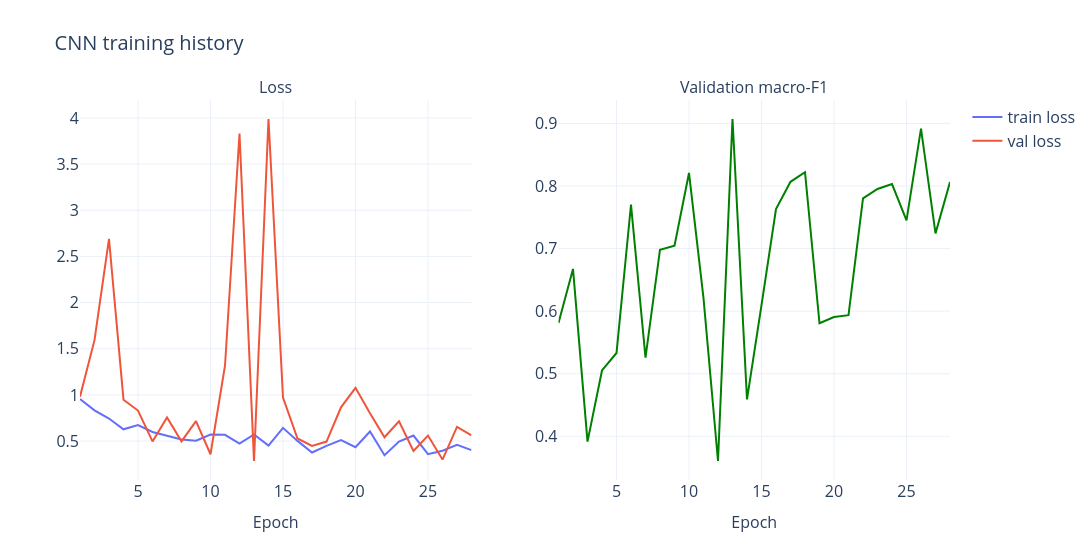

The code cell stored with this chart in its notebook:
### Code cell
hist_df = pd.DataFrame({
    "epoch": range(1, len(cnn_hist["train_loss"]) + 1),
    "train_loss": cnn_hist["train_loss"],
    "val_loss": cnn_hist["val_loss"],
    "val_f1": cnn_hist["val_f1"],
})

fig = make_subplots(rows=1, cols=2, subplot_titles=["Loss", "Validation macro-F1"])
fig.add_trace(go.Scatter(x=hist_df["epoch"], y=hist_df["train_loss"], name="train loss"), row=1, col=1)
fig.add_trace(go.Scatter(x=hist_df["epoch"], y=hist_df["val_loss"], name="val loss"), row=1, col=1)
fig.add_trace(go.Scatter(x=hist_df["epoch"], y=hist_df["val_f1"], name="val F1",
                         showlegend=False, line=dict(color="green")), row=1, col=2)
fig.update_layout(title="CNN training history", width=1500)
fig.update_xaxes(title_text="Epoch")
fig.write_image("figures/cnn_curves.png", scale=3)
fig.show()

### Figure 1 — Plotly figure (JSON) as saved in the notebook; plotly's stock layout.template omitted (floating-point values rounded to 4 significant figures)
{"data": [{"name": "train loss", "type": "scatter", "x": [1, 2, 3, 4, 5, 6, 7, 8, 9, 10, 11, 12, 13, 14, 15, 16, 17, 18, 19, 20, 21, 22, 23, 24, 25, 26, 27, 28], "xaxis": "x", "y": [0.956, 0.8322, 0.7441, 0.6274, 0.6726, 0.5981, 0.5575, 0.5169, 0.5046, 0.5708, 0.5676, 0.4717, 0.5719, 0.4519, 0.6432, 0.5018, 0.3765, 0.4483, 0.5105, 0.4339, 0.604, 0.3472, 0.4941, 0.5599, 0.3578, 0.3953, 0.4584, 0.4021], "yaxis": "y"}, {"name": "val loss", "type": "scatter", "x": [1, 2, 3, 4, 5, 6, 7, 8, 9, 10, 11, 12, 13, 14, 15, 16, 17, 18, 19, 20, 21, 22, 23, 24, 25, 26, 27, 28], "xaxis": "x", "y": [0.9812, 1.593, 2.689, 0.9479, 0.8307, 0.4961, 0.7554, 0.4966, 0.7163, 0.3573, 1.316, 3.831, 0.2841, 3.988, 0.9702, 0.5279, 0.4471, 0.4946, 0.8649, 1.076, 0.8007, 0.5409, 0.7132, 0.3931, 0.5599, 0.2997, 0.6529, 0.5607], "yaxis": "y"}, {"line": {"color": "green"}, "name": "val F1", "showlegend": false, "type": "scatter", "x": [1, 2, 3, 4, 5, 6, 7, 8, 9, 10, 11, 12, 13, 14, 15, 16, 17, 18, 19, 20, 21, 22, 23, 24, 25, 26, 27, 28], "xaxis": "x2", "y": [0.5813, 0.6675, 0.3915, 0.5052, 0.5332, 0.7703, 0.5259, 0.6982, 0.7045, 0.8209, 0.6208, 0.3606, 0.9071, 0.4591, 0.6098, 0.7632, 0.8067, 0.8221, 0.5807, 0.5907, 0.5936, 0.7802, 0.7953, 0.8031, 0.7452, 0.8918, 0.7243, 0.8063], "yaxis": "y2"}], "layout": {"annotations": [{"font": {"size": 16}, "showarrow": false, "text": "Loss", "x": 0.225, "xanchor": "center", "xref": "paper", "y": 1, "yanchor": "bottom", "yref": "paper"}, {"font": {"size": 16}, "showarrow": false, "text": "Validation macro-F1", "x": 0.775, "xanchor": "center", "xref": "paper", "y": 1, "yanchor": "bottom", "yref": "paper"}], "title": {"text": "CNN training history"}, "width": 1500, "xaxis": {"anchor": "y", "domain": [0, 0.45], "title": {"text": "Epoch"}}, "xaxis2": {"anchor": "y2", "domain": [0.55, 1], "title": {"text": "Epoch"}}, "yaxis": {"anchor": "x", "domain": [0, 1]}, "yaxis2": {"anchor": "x2", "domain": [0, 1]}}}
